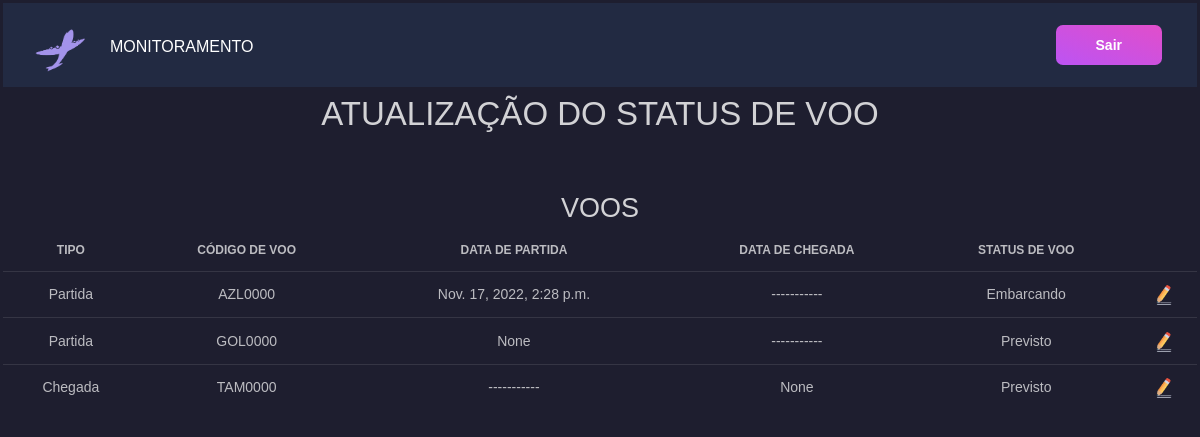
Before: /update/ with the older database file.
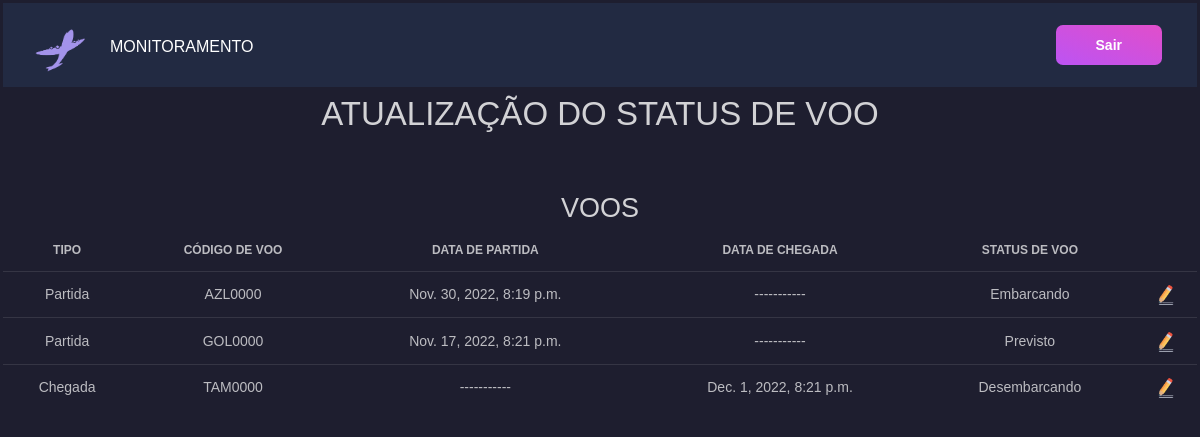
After: the same page with the newer database file.
### flight_management/models.py (models this page shows, shortened)
class Flight(models.Model):
    id = models.BigAutoField(primary_key=True)
    fk_flightstatus = models.ForeignKey(FlightStatus, on_delete=models.SET_NULL, blank=True, null=True)
    tx_code = models.CharField(max_length=8)
    dt_est_departure = models.DateTimeField(blank=True, null=True)
    dt_est_arrival = models.DateTimeField(blank=True, null=True)
    nm_origin = models.CharField(max_length=3, choices=AirportCodes.choices)
    nm_destination = models.CharField(max_length=3, choices=AirportCodes.choices)
    class Meta:
        db_table = 'flight'

class FlightStatus(models.Model):
    id = models.BigAutoField(primary_key=True)
    dt_departure = models.DateTimeField(blank=True, null=True)
    dt_arrival = models.DateTimeField(blank=True, null=True)
    nm_status = models.CharField(max_length=13, choices=Status.choices, default=Status.PREVISTO)
    dt_creation = models.DateTimeField(auto_now=True)
    dt_updated = models.DateTimeField(auto_now=True)
    dt_done = models.DateTimeField(blank=True, null=True)
    class Meta:
        db_table = 'flight_status'

### flight_management/views.py (the view)
# urls.py: path('update/', flightmanagementviews.flightupdateview),
def flightupdateview(request):
    all_flights = Flight.objects.all()
    all_status_flights = FlightStatus.objects.all()
    context = {'all_flights' : all_flights, 'all_status_flights' : all_status_flights}
    return render(request, "update.html", context)

### flight_management/template/update.html (shortened to what this page needs)
{% load static %}
<!DOCTYPE html>
<html lang="en">
<head>
    <link rel="stylesheet" href="{% static 'css/black-dashboard.min.css' %}">
</head>
<body>
    <nav class="navbar navbar-expand-lg navbar-dark bg-dark">
        <a class="navbar-brand mr-0 mr-md-2" href="../home" aria-label="Caqui">
            <img src="{% static 'img/caqui.png' %}" width="50 px">
        </a>
        <a class="navbar-brand" href="../home">Monitoramento</a>
        <div class="collapse navbar-collapse" id="navbarSupportedContent">
            <a href="/" class="btn btn-primary d-none d-lg-inline-block mb-3 mb-md-0 ml-md-3">Sair</a>
      </div>
    </nav>
    <h1> ATUALIZAÇÃO DO STATUS DE VOO </h1>
    <div class="row">
        <div class="col-md-12">
            <h2 class="text-center">VOOS</h2>
            <table class="table">
                <thead>
                    <tr>
                        <th>Tipo</th>
                        <th>Código de Voo</th>
                        <th>Data de Partida</th>
                        <th>Data de chegada</th>
                        <th>Status de Voo</th>
                        <th></th>
                    </tr>
                </thead>
                <tbody>
                        {% for flight in all_flights %}
                            <tr>
                                {% if flight.nm_destination == "GRU" %}
                                    <td>{{"Chegada"}}</td>
                                {% else %}
                                    <td>{{"Partida"}}</td>
                                {% endif %}
                                <td>{{flight.tx_code}}</td>
                                {% if flight.nm_destination == "GRU" %}
                                    <td>{{"-----------"}}</td>
                                {% else %}
                                    <td>{{flight.fk_flightstatus.dt_departure}}</td>
                                {% endif %}
                                {% if flight.nm_origin == "GRU" %}
                                <td>{{"-----------"}}</td>
                                {% else %}
                                    <td>{{flight.fk_flightstatus.dt_arrival}}</td>
                                {% endif %}
                                <td>{{flight.fk_flightstatus.nm_status}}</td>
                                <td>
                                    <a id="{{flight.tx_code}}{{'|'}}{{flight.fk_flightstatus.nm_status}}{{'|'}}{{flight.nm_destination}}" class="update-status" href="../update/edit" onclick="passCode(id)"> <img src="{% static 'img/edit.png' %}" height ="20" width="20"/>
                                </td>
                            </tr>
                        {% endfor %}
                </tbody>
            </table>
        </div>
    </div>
</body>
</html>

Changed rows visible on the page:
changed through a linked row, Flight "AZL0000": fk_flightstatus.dt_departure "Nov. 17, 2022, 2:28 p.m." → "Nov. 30, 2022, 8:19 p.m."
changed through a linked row, Flight "GOL0000": fk_flightstatus.dt_departure "None" → "Nov. 17, 2022, 8:21 p.m."
changed through a linked row, Flight "TAM0000": fk_flightstatus.dt_arrival "None" → "Dec. 1, 2022, 8:21 p.m."; fk_flightstatus.nm_status "Previsto" → "Desembarcando"
